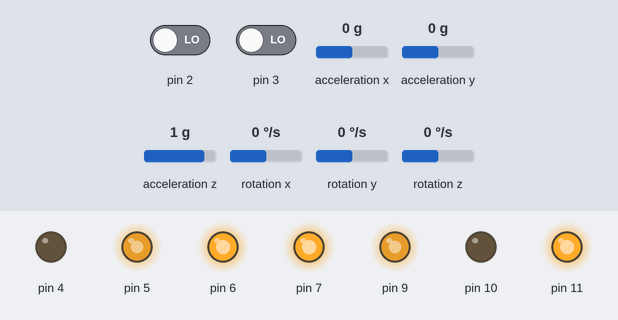
Bench run of a sketch on a simulated Arduino Uno, built with avr-gcc and run on an emulated ATmega328P. Shown: output pins drawn as LEDs (lit = HIGH). Wiring (inferred from the names in the program): MPU-6050 motion sensor at I2C address 0x68. Inputs (shaded band) come from the test bench; at power-on: acceleration y 0 g, rotation x 0 °/s, pin 2 LOW, pin 3 LOW, acceleration x 0 g, acceleration z 1 g, rotation y 0 °/s, rotation z 0 °/s.

Above: at 1.3 s.
1.4 s: acceleration y set to 0.8 g
At 2.1 s:
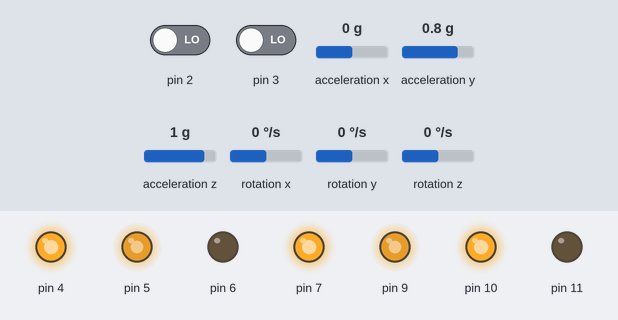
3.1 s: acceleration y set to -0.2 g
6.1 s: acceleration y set to -0.4 g
At 7.4 s:
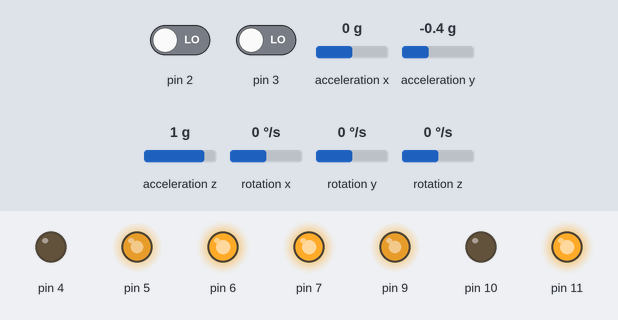
8.5 s: acceleration y set to 0.1 g
11.5 s: acceleration y set to 0.3 g
At 13.6 s:
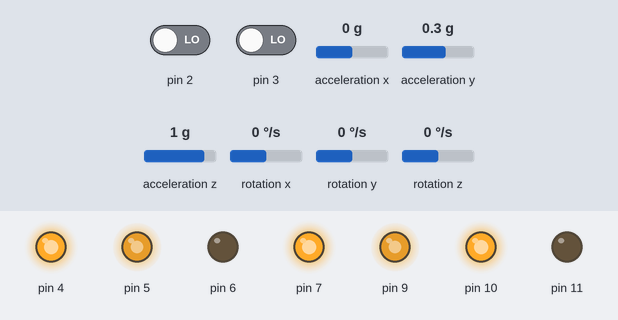
14.5 s: rotation x set to -192 °/s
At 15.72 s:
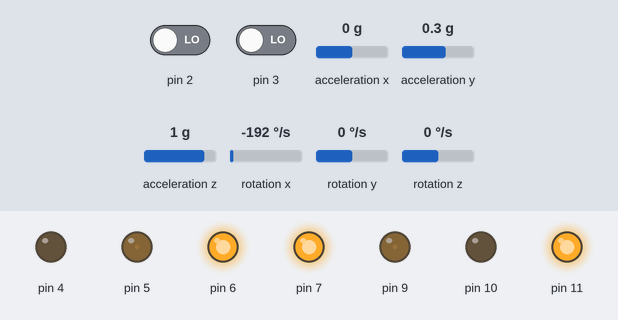
Timing chart, 0 to 18.0 s (numbered marks = the images above; inputs shaded):
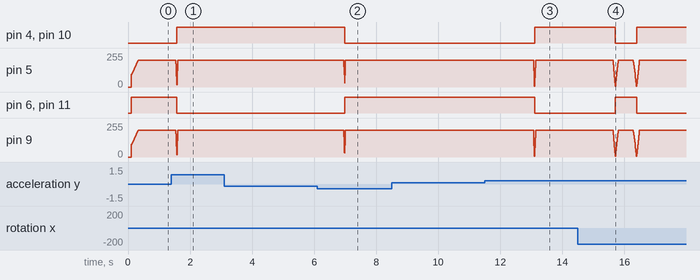

Measured:
- the behaviour switches between -0.3 and -0.4 g on acceleration y (found by bisection; images 1 and 2)
- the behaviour switches between 0.2 and 0.3 g on acceleration y (found by bisection; images 2 and 3)
- after the input at 1.4 s, pin 4, pin 10: LOW → HIGH after 0.18 s; pin 6, pin 11: HIGH → LOW after 0.18 s
- after the input at 3.1 s, every drawn part: stays the same
- after the input at 6.1 s, pin 4, pin 10: HIGH → LOW after 0.88 s instead of 1.5 s; pin 6, pin 11: LOW → HIGH after 0.88 s instead of 1.5 s
- after the input at 8.5 s, every drawn part: stays the same
- after the input at 11.5 s, pin 4, pin 10: LOW → HIGH after 1.6 s; pin 6, pin 11: HIGH → LOW after 1.6 s
- after the input at 14.5 s, pin 4, pin 10: HIGH → LOW after 1.2 s, → HIGH 0.69 s later; pin 6, pin 11: LOW → HIGH after 1.2 s, → LOW 0.69 s later

The sketch:

task1.ino
```cpp
#include <I2Cdev.h>
#include <MPU6050.h>
#include <MsTimer2.h>
#include <BalanbotMotor.h>
#include <SoftwareSerial.h>
#include <Wire.h>
#include <Kalman.h>


//------------------------
//PID variable(phi)
float reference = 1.75;
float kp = 18;
float ki = 300;
float kd = 0.35;
//PID variable(position)
float preference = 0;
float pkp = 0.06;
float pki = 0;
float pkd = 0.01;
//PID direction
float dreference = 0;
float dkp = 0.4;
float dki = 0;
float dkd = 0;
//-------------------------
MPU6050 accelgyro;
int16_t ax, ay, az;
int16_t gx, gy, gz;
Kalman kalmanX; // Create the Kalman instances
double accX, accY, accZ;
double gyroX;
double kalAngleX; // Calculated angle using a Kalman filter
uint32_t timer,btTimer;
uint8_t i2cData[14]; // Buffer for I2C data
//------------------------
SoftwareSerial BT(12,13);
char val;
String recieveData = "";
bool startRecieve = false;
//------------------------

BalanbotMotor motor1;
BalanbotMotor motor2;
PIDController directionController;

float dT = 0.008;
float lj = 0;
float rj = 0;
//----------------------------------------------------------------------------------
//----------------------------------------------------------------------------------

int bound(int v,int u,int d){
  v = (v < u)? v : u;
  v = (v > d)? v : d;
  return v;
}

void timerInterrupt(){
    sei();
    double phi = getPhi();
    motor2.Update();
    motor1.Update();
    motor2.UpdateControl(phi-lj);
    if(lj!=0 || rj!=0){
      motor2.reset();
    }

    float speed_d = motor1.GetSpeed() - motor2.GetSpeed();
    int speed_d_out = directionController.Update(speed_d);

    int effort = motor2.getEffort();
    int effort1 = bound(effort+speed_d_out,255,-255);
    int effort2 = bound(effort-speed_d_out,255,-255);

    motor1.Rotate(effort1);
    motor2.Rotate(effort2);
}

void encoder1Interrupt(){
    motor1.UpdateEncoder();
}

void encoder2Interrupt(){
    motor2.UpdateEncoder();
}
//----------------------------------------------------------------------------------
//----------------------------------------------------------------------------------

void setup(){
    Serial.begin(57600);
    BT.begin(57600);
    setupMotor();
    setupMPU6050();
    MsTimer2::set(dT*1000, timerInterrupt);
    MsTimer2::start();
    btTimer=micros();
}

void loop(){
    updateBT();

    /*
    if((micros()-btTimer) > 100000){
      btTimer = micros();
      String info = String(kalAngleX) + ",";
      info += String(motor1.getPosError()) + ",";
      info += String(motor2.getPosError());
      //Serial.println(info);
      BT.println(info);
    }
    */
}
```

I2C.ino
```cpp
// (licence header left out)
const uint8_t IMUAddress = 0x68;   // AD0 is logic low on the PCB
const uint16_t I2C_TIMEOUT = 1000; // Used to check for errors in I2C communication

uint8_t i2cWrite(uint8_t registerAddress, uint8_t data, bool sendStop)
{
  return i2cWrite(registerAddress, &data, 1, sendStop); // Returns 0 on success
}

uint8_t i2cWrite(uint8_t registerAddress, uint8_t *data, uint8_t length, bool sendStop)
{
  Wire.beginTransmission(IMUAddress);
  Wire.write(registerAddress);
  Wire.write(data, length);
  uint8_t rcode = Wire.endTransmission(sendStop); // Returns 0 on success
  if (rcode)
  {
    Serial.print(F("i2cWrite failed: "));
    Serial.println(rcode);
  }
  return rcode; // See: http://arduino.cc/en/Reference/WireEndTransmission
}

uint8_t i2cRead(uint8_t registerAddress, uint8_t *data, uint8_t nbytes)
{
  uint32_t timeOutTimer;
  Wire.beginTransmission(IMUAddress);
  Wire.write(registerAddress);
  uint8_t rcode = Wire.endTransmission(false); // Don't release the bus
  if (rcode)
  {
    Serial.print(F("i2cRead failed: "));
    Serial.println(rcode);
    return rcode; // See: http://arduino.cc/en/Reference/WireEndTransmission
  }
  Wire.requestFrom(IMUAddress, nbytes, (uint8_t) true); // Send a repeated start and then release the bus after reading
  for (uint8_t i = 0; i < nbytes; i++)
  {
    if (Wire.available())
      data[i] = Wire.read();
    else
    {
      timeOutTimer = micros();
      while (((micros() - timeOutTimer) < I2C_TIMEOUT) && !Wire.available())
        ;
      if (Wire.available())
        data[i] = Wire.read();
      else
      {
        Serial.println(F("i2cRead timeout"));
        return 5; // This error value is not already taken by endTransmission
      }
    }
  }
  return 0; // Success
}
```

_01_SetupMotor.ino
```cpp
void setupMotor(){
    int PWMA = 5, PWMB = 9;               // Speed control
    int AIN1 = 6, BIN1 = 11;              // Direction +
    int AIN2 = 4, BIN2 = 10;              // Direction -
    int STBY = 7;                         // standby(停止)
    int C1_A = A3 , C2_A = 2;
    int C1_B = 8 , C2_B = 3;

    directionController.SetBound(100,-100);
    directionController.SetPID(dkp,dki,dkd);
    directionController.SetReference(dreference);

    motor1.SetMotorPins(PWMA,AIN1,AIN2,STBY);
    motor2.SetMotorPins(PWMB,BIN1,BIN2,STBY);

    motor1.InverseRotationDirectionDefinition(false);
    motor2.InverseRotationDirectionDefinition(true);

    motor2.SetControllerBound(200,-200,1.75,-1.75);

    motor2.SetControl(0,reference,kp,ki,kd);

    motor2.SetControl(1,preference,pkp,pki,pkd);


    motor1.SetEncoderPins(C2_A,C1_A);
    motor2.SetEncoderPins(C2_B,C1_B);

    attachInterrupt(digitalPinToInterrupt(motor1.GetEncoderInterruptPin())
                    ,encoder1Interrupt,RISING);
    attachInterrupt(digitalPinToInterrupt(motor2.GetEncoderInterruptPin())
                    ,encoder2Interrupt,RISING);
}
```

_02_RemoteControl.ino
```cpp
void updateBT(){
    while(BT.available()){
        startRecieve = true;
        val=BT.read();
        recieveData += val;
    }
    if(startRecieve){
        startRecieve = false;
        //Serial.println(recieveData);
        remoteControl(recieveData);
        recieveData = "";
    }
}

void remoteControl(String data) {
    for(int i=0;i<data.length();i++){
        if(data[i]<48 || data[i]>57){
          if(data[i]!='r' && data[i]!='p' && data[i]!='i' && data[i]!='d' && data[i]!='e' &&  data[i]!='o' && data[i]!='u' && data[i]!='s' && data[i]!='.' && data[i]!='-' && data[i]!='L' && data[i]!='R')
            return;
        }
    }

    String data_PID="";
    for(int i=1;i<data.length();i++)
        data_PID += data[i];

    switch(data[0]){
      case 'p':
        kp = data_PID.toFloat();
        break;
      case 'i':
        ki = data_PID.toFloat();
        break;
      case 'd':
        kd = data_PID.toFloat();
        break;
      case 'r':
        reference = data_PID.toFloat();
        break;
      case 'o':
        pkp = data_PID.toFloat();
        break;
      case 'u':
        pki = data_PID.toFloat();
        break;
      case 's':
        pkd = data_PID.toFloat();
        break;
      case 'e':
        preference = data_PID.toFloat();
        break;
      case 'L':
        String lstr="",rstr="";
        bool f=true;
        for(int i=0;i<data_PID.length();i++){
          if(data_PID[i]!='R'){
            if(f){
              lstr += data_PID[i];
            }
            else{
              rstr += data_PID[i];
            }
          }
          else{
            f = false;
          }
        }

        lj = lstr.toInt()/100.0;
        rj = rstr.toInt();
        directionController.SetReference(rj);
        break;
    }

     motor2.SetControl(0,reference,kp,ki,kd);
     motor2.SetControl(1,preference,pkp,pki,pkd);


}
```

_03_SetupMPU6050.ino
```cpp
  void setupMPU6050()
{
    Wire.begin();
    TWBR = ((F_CPU / 400000L) - 16) / 2; // Set I2C frequency to 400kHz

    i2cData[0] = 7;    // Set the sample rate to 1000Hz - 8kHz/(7+1) = 1000Hz
    i2cData[1] = 0x00; // Disable FSYNC and set 260 Hz Acc filtering, 256 Hz Gyro filtering, 8 KHz sampling
    i2cData[2] = 0x00; // Set Gyro Full Scale Range to ±250deg/s
    i2cData[3] = 0x00; // Set Accelerometer Full Scale Range to ±2g
    while (i2cWrite(0x19, i2cData, 4, false)); // Write to all four registers at once
    while (i2cWrite(0x6B, 0x01, true)); // PLL with X axis gyroscope reference and disable sleep mode

    while (i2cRead(0x75, i2cData, 1));
    if (i2cData[0] != 0x68)
    { // Read "WHO_AM_I" register
        Serial.print(F("Error reading sensor"));
        while (1);
    }

    accelgyro.setXAccelOffset(-4375);
    accelgyro.setYAccelOffset(-1906);
    accelgyro.setZAccelOffset(1326);
    accelgyro.setXGyroOffset(21);
    accelgyro.setYGyroOffset(-51);
    accelgyro.setZGyroOffset(43);

    delay(100); // Wait for sensor to stabilize

    /* Set kalman and gyro starting angle */
    while (i2cRead(0x3B, i2cData, 6));
    accX = (i2cData[0] << 8) | i2cData[1];
    accY = (i2cData[2] << 8) | i2cData[3];
    accZ = (i2cData[4] << 8) | i2cData[5];

    double roll = atan(accY / sqrt(accX * accX + accZ * accZ)) * RAD_TO_DEG;
    kalmanX.setAngle(roll); // Set starting angle
    timer = micros();
}

double getPhi()
{
    /* Update all the values */
    while (i2cRead(0x3B, i2cData, 14));
    accX = ((i2cData[0] << 8) | i2cData[1]);
    accY = ((i2cData[2] << 8) | i2cData[3]);
    accZ = ((i2cData[4] << 8) | i2cData[5]);
    gyroX = (i2cData[8] << 8) | i2cData[9];

    double dt = (double)(micros() - timer) / 1000000; // Calculate delta time
    timer = micros();

    double roll = atan(accY / sqrt(accX * accX + accZ * accZ)) * RAD_TO_DEG;
    double gyroXrate = gyroX / 131.0; // Convert to deg/s
    kalAngleX = kalmanX.getAngle(roll, gyroXrate, dt); // Calculate the angle using a Kalman filter

    return kalAngleX;
}
```
